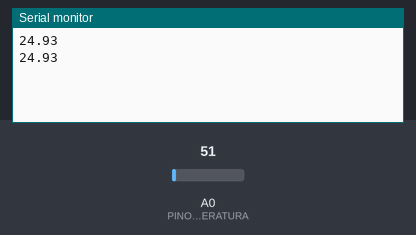
A sketch run on a simulated Arduino Uno, built with avr-gcc and run on an emulated ATmega328P. Parts: the last lines printed to the serial monitor. The test bench sets the inputs (shaded band); at power-on: A0 (PINO_SENSOR_TEMPERATURA) = 51.

Above: at 4.8 s.
4.9 s: A0 (PINO_SENSOR_TEMPERATURA) set to 61
At 9.4 s:
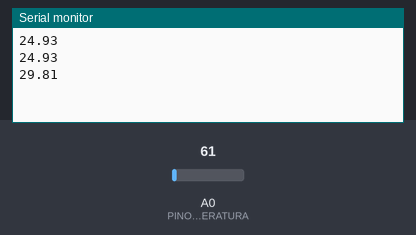
9.9 s: A0 (PINO_SENSOR_TEMPERATURA) set to 71
At 12.5 s:
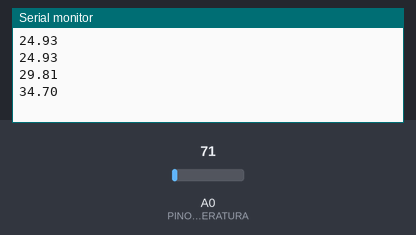
Timing chart, 0 to 14.0 s (numbered marks = the images above; inputs shaded):
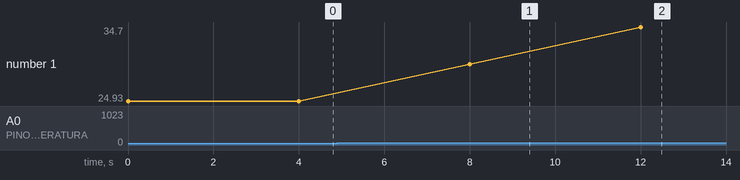

The sketch:

sketch_mar25a.ino
```cpp
const int PINO_SENSOR_TEMPERATURA = A0;
float temperaturaCelcius;


void setup() {
  Serial.begin(9600);

}

void loop() {
  int valorLeitura = analogRead(PINO_SENSOR_TEMPERATURA);
  temperaturaCelcius = (valorLeitura * 5.0 / 1023.0) /0.01;
  Serial.println(temperaturaCelcius);
  delay(4000);
}
```

Measured:
- after the input at 4.9 s, the serial monitor: prints a new line after 3.1 s (image 1)
- after the input at 9.9 s, the serial monitor: prints a new line after 2.1 s (image 2)
- plotted number 1: 24.93 → 29.81 after the input at 4.9 s, 29.81 → 34.7 after the input at 9.9 s
